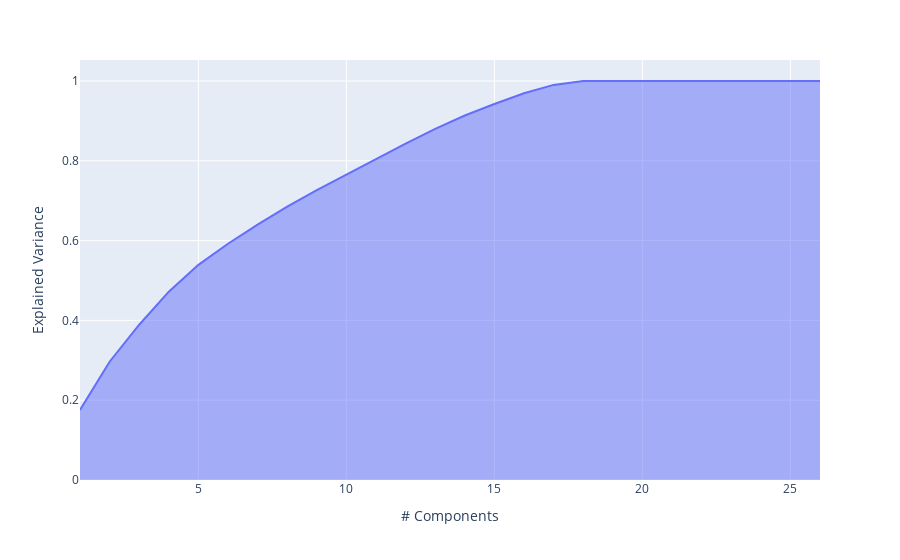

The notebook cell this image was saved under:
### Markdown cell above
There is also a graphical way to determine the number of principal components in your analysis. It is to plot the explained variance as a function of the number of dimensions. There will usually be an elbow in the curve, where the explained variance stops growing fast. That point is usually the optimal point for the number of principal components.

### Code cell
px.area(
    x=range(1, cumsum.shape[0] + 1),
    y=cumsum,
    labels={"x": "# Components", "y": "Explained Variance"}
)

### Figure 1 — Plotly figure (JSON) as saved in the notebook; plotly's stock layout.template omitted (floating-point values rounded to 4 significant figures)
{"data": [{"fillpattern": {"shape": ""}, "hovertemplate": "# Components=%{x}<br>Explained Variance=%{y}<extra></extra>", "legendgroup": "", "line": {"color": "#636efa"}, "marker": {"symbol": "circle"}, "mode": "lines", "name": "", "orientation": "v", "showlegend": false, "stackgroup": "1", "type": "scatter", "x": [1, 2, 3, 4, 5, 6, 7, 8, 9, 10, 11, 12, 13, 14, 15, 16, 17, 18, 19, 20, 21, 22, 23, 24, 25, 26], "xaxis": "x", "y": [0.1754, 0.2965, 0.3891, 0.4719, 0.5393, 0.592, 0.6402, 0.6852, 0.7264, 0.7659, 0.8045, 0.8429, 0.8798, 0.9136, 0.9425, 0.9694, 0.9902, 0.9999, 1, 1, 1, 1, 1, 1, 1, 1], "yaxis": "y"}], "layout": {"legend": {"tracegroupgap": 0}, "margin": {"t": 60}, "xaxis": {"anchor": "y", "domain": [0, 1], "title": {"text": "# Components"}}, "yaxis": {"anchor": "x", "domain": [0, 1], "title": {"text": "Explained Variance"}}}}
